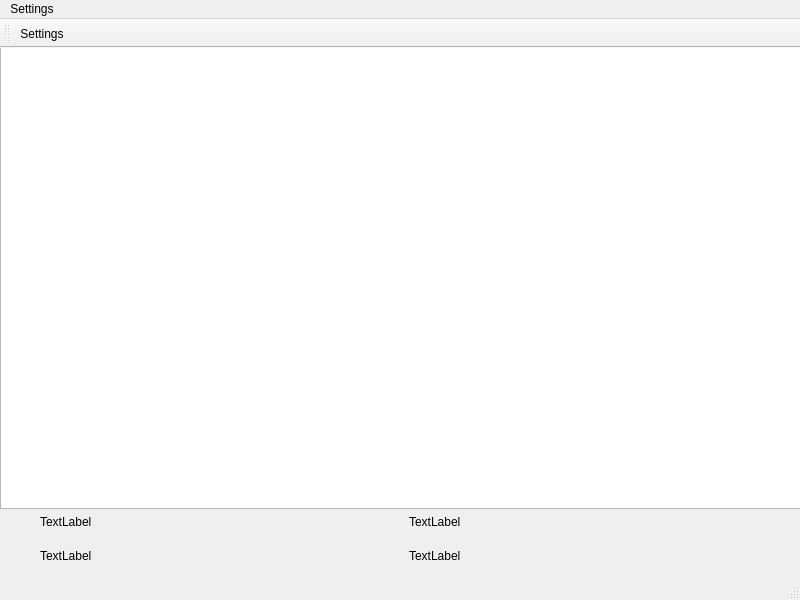
<?xml version="1.0" encoding="UTF-8"?>
<ui version="4.0">
 <class>MainWindow</class>
 <widget class="QMainWindow" name="MainWindow">
  <property name="enabled">
   <bool>true</bool>
  </property>
  <property name="geometry">
   <rect>
    <x>0</x>
    <y>0</y>
    <width>800</width>
    <height>600</height>
   </rect>
  </property>
  <property name="sizePolicy">
   <sizepolicy hsizetype="Expanding" vsizetype="Expanding">
    <horstretch>0</horstretch>
    <verstretch>0</verstretch>
   </sizepolicy>
  </property>
  <property name="windowTitle">
   <string>MainWindow</string>
  </property>
  <widget class="QWidget" name="centralwidget">
   <property name="sizePolicy">
    <sizepolicy hsizetype="Fixed" vsizetype="Fixed">
     <horstretch>0</horstretch>
     <verstretch>0</verstretch>
    </sizepolicy>
   </property>
   <widget class="QGraphicsView" name="graphicsView">
    <property name="geometry">
     <rect>
      <x>0</x>
      <y>-10</y>
      <width>801</width>
      <height>471</height>
     </rect>
    </property>
   </widget>
   <widget class="QWidget" name="layoutWidget">
    <property name="geometry">
     <rect>
      <x>40</x>
      <y>460</y>
      <width>731</width>
      <height>62</height>
     </rect>
    </property>
    <layout class="QGridLayout" name="input">
     <item row="1" column="0">
      <widget class="QLabel" name="min_point">
       <property name="text">
        <string>TextLabel</string>
       </property>
      </widget>
     </item>
     <item row="1" column="1">
      <widget class="QLabel" name="func_min">
       <property name="text">
        <string>TextLabel</string>
       </property>
      </widget>
     </item>
     <item row="0" column="0">
      <widget class="QLabel" name="start_point">
       <property name="text">
        <string>TextLabel</string>
       </property>
      </widget>
     </item>
     <item row="0" column="1">
      <widget class="QLabel" name="num_iter">
       <property name="text">
        <string>TextLabel</string>
       </property>
      </widget>
     </item>
    </layout>
   </widget>
  </widget>
  <widget class="QMenuBar" name="menubar">
   <property name="geometry">
    <rect>
     <x>0</x>
     <y>0</y>
     <width>800</width>
     <height>21</height>
    </rect>
   </property>
   <widget class="QMenu" name="menuSettings">
    <property name="title">
     <string>Settings</string>
    </property>
    <addaction name="actionSettings"/>
   </widget>
   <addaction name="menuSettings"/>
  </widget>
  <widget class="QStatusBar" name="statusbar"/>
  <widget class="QToolBar" name="toolBar">
   <property name="windowTitle">
    <string>toolBar</string>
   </property>
   <attribute name="toolBarArea">
    <enum>TopToolBarArea</enum>
   </attribute>
   <attribute name="toolBarBreak">
    <bool>false</bool>
   </attribute>
   <addaction name="actionSettings"/>
  </widget>
  <action name="actionSettings">
   <property name="icon">
    <iconset resource="res.qrc">
     <normaloff>:/sett/set.jpg</normaloff>:/sett/set.jpg</iconset>
   </property>
   <property name="text">
    <string>Settings</string>
   </property>
   <property name="shortcut">
    <string>Ctrl+S</string>
   </property>
  </action>
 </widget>
 <resources>
  <include location="res.qrc"/>
 </resources>
 <connections/>
</ui>
